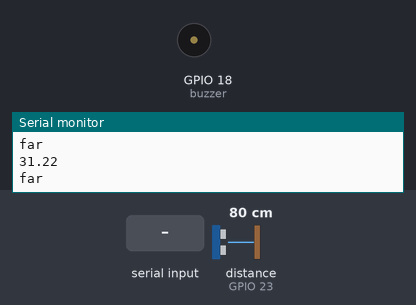
This sketch was run on a simulated ESP32. Parts: buzzer (waves = sounding, pin HIGH), the last lines printed to the serial monitor. Wiring (inferred from the names in the program): ultrasonic range finder: trigger GPIO 22; echo GPIO 23. Inputs (shaded band) come from the test bench; at power-on: distance to the obstacle (sensor on GPIO 23) 80 cm. The echo pulse lasts 58.3 µs per cm; nothing arrives over Bluetooth unless stated; pins used as bus, display or sensor lines are not drawn.

Above: at 3.8 s.
3.9 s: "90,45\n" received over the second serial link
At 6.5 s:
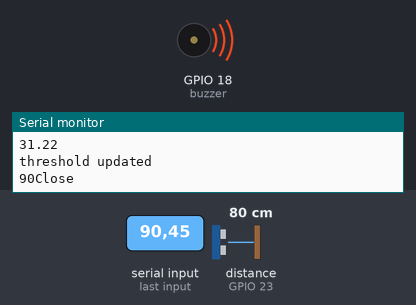
7.8 s: "30,150\n" received over the second serial link
At 12.6 s:
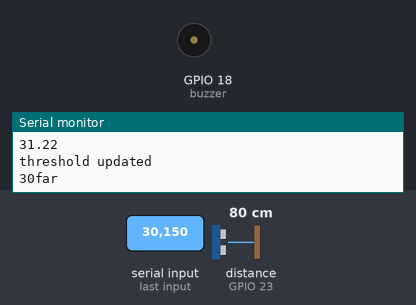
15.5 s: "5\n" received over the second serial link
At 18.8 s:
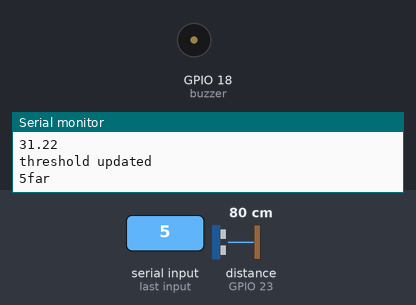
Timing chart, 0 to 20.3 s (numbered marks = the images above; inputs shaded):
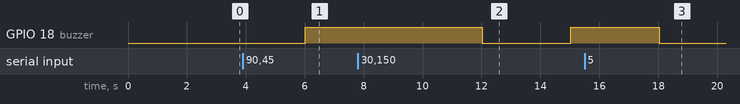

The sketch:

Lab6_part3.ino
```cpp
#include "BluetoothSerial.h"
const int trigPin = 22;
const int echoPin = 23;
const int buzzer = 18;

BluetoothSerial SerialBT;

#define SOUND_SPEED 0.034
#define CM_TO_INCH 0.393701

long duration;
float distanceCm;
float distanceInch;

int th = 0;
void setup() {
  Serial.begin(9600);
  pinMode(trigPin, OUTPUT);
  pinMode(echoPin, INPUT);
  pinMode(buzzer, OUTPUT);

  SerialBT.begin("esp32");
}

float get_distance(){
  digitalWrite(trigPin, HIGH);
  delayMicroseconds(10);
  digitalWrite(trigPin, LOW);

  duration = pulseIn(echoPin, HIGH);


  distanceCm = duration * SOUND_SPEED/2;


  distanceInch = distanceCm * CM_TO_INCH;

  return distanceInch;
}
void loop() {
  float dis = get_distance();

  SerialBT.println(dis);
  Serial.println(dis);
  if(SerialBT.available())
  {
    int temp = SerialBT.parseInt();
    if (temp > 0){
      th = temp;
      Serial.println("threshold updated");
      Serial.print(th);
    }
  }

  if (dis < th){
    digitalWrite(buzzer, HIGH);
    SerialBT.println("Close");
    Serial.println("Close");
  }
  else
  {
    digitalWrite(buzzer, LOW);
    SerialBT.println("far");
    Serial.println("far");
  }
  delay(3000);
}
```

Measured:
- after the input at 3.9 s, GPIO 18 (buzzer): LOW → HIGH after 2.1 s
- after the input at 7.8 s, GPIO 18 (buzzer): HIGH → LOW after 4.2 s, → HIGH 3.0 s later
- after the input at 15.5 s, GPIO 18 (buzzer): HIGH → LOW after 2.5 s
